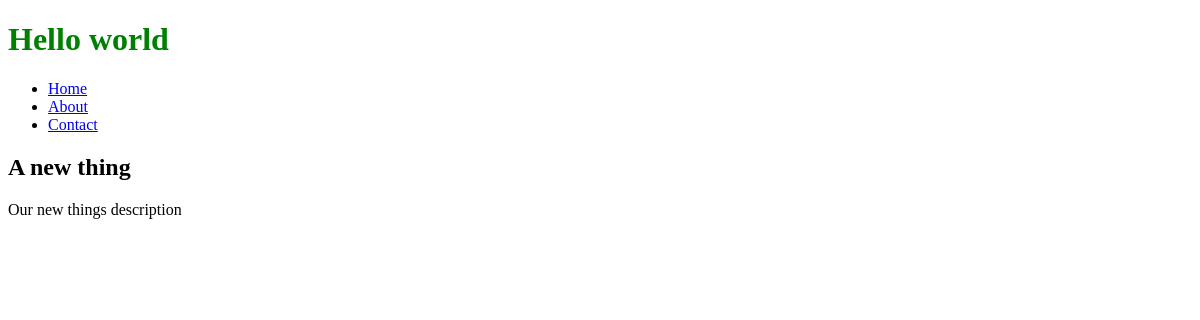
The app's page /, older data.
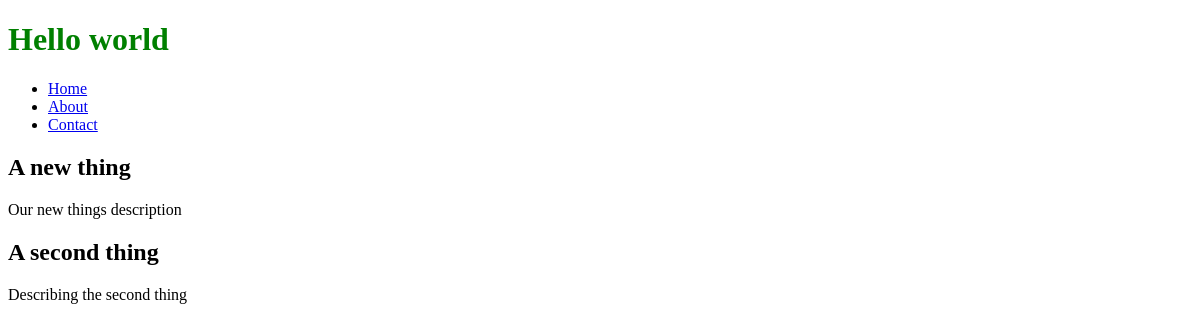
The same page, newer data.
### collection/models.py (models this page shows)
class Thing(models.Model):
	name = models.CharField(max_length=255)
	description = models.TextField()
	slug = models.SlugField(unique=True)

### collection/views.py (the view)
# urls.py: url(r'^$', 'collection.views.index', name='home'),
def index(request):
	things = Thing.objects.all()
	return render(request, 'index.html', {
		'things': things,
		 })

### collection/templates/index.html (shortened to what this page needs)
{% extends 'layouts/base.html' %}
{% load humanize %}
{% block content %}
	{% for thing in things %}
		<h2>{{ thing.name }}</h2>
		<p>{{ thing.description }}</p>
	{% endfor %}
{% endblock %}

### collection/templates/layouts/base.html (shortened to what this page needs)
{% load staticfiles %}
<!doctype html>
<html>
	<head>
		<link rel="stylesheet" href="{% static 'css/style.css' %}"/>
	</head>
	<body>
		<header>
			<h1>Hello world</h1>
			<nav>
				<ul>
					<li><a href="{% url 'home' %}">Home</a></li>
					<li><a href="{% url 'about' %}">About</a></li>
					<li><a href="{% url 'contact' %}">Contact</a></li>
				</ul>
			</nav>
		</header>
		{% block content %}{% endblock %}
	</body>
</html>

### collection/static/css/style.css (style rules this page uses)
h1 { color: green; }

Row changes from the older to the newer data that the page shows:
added Thing: name "A second thing", description "Describing the second thing"
